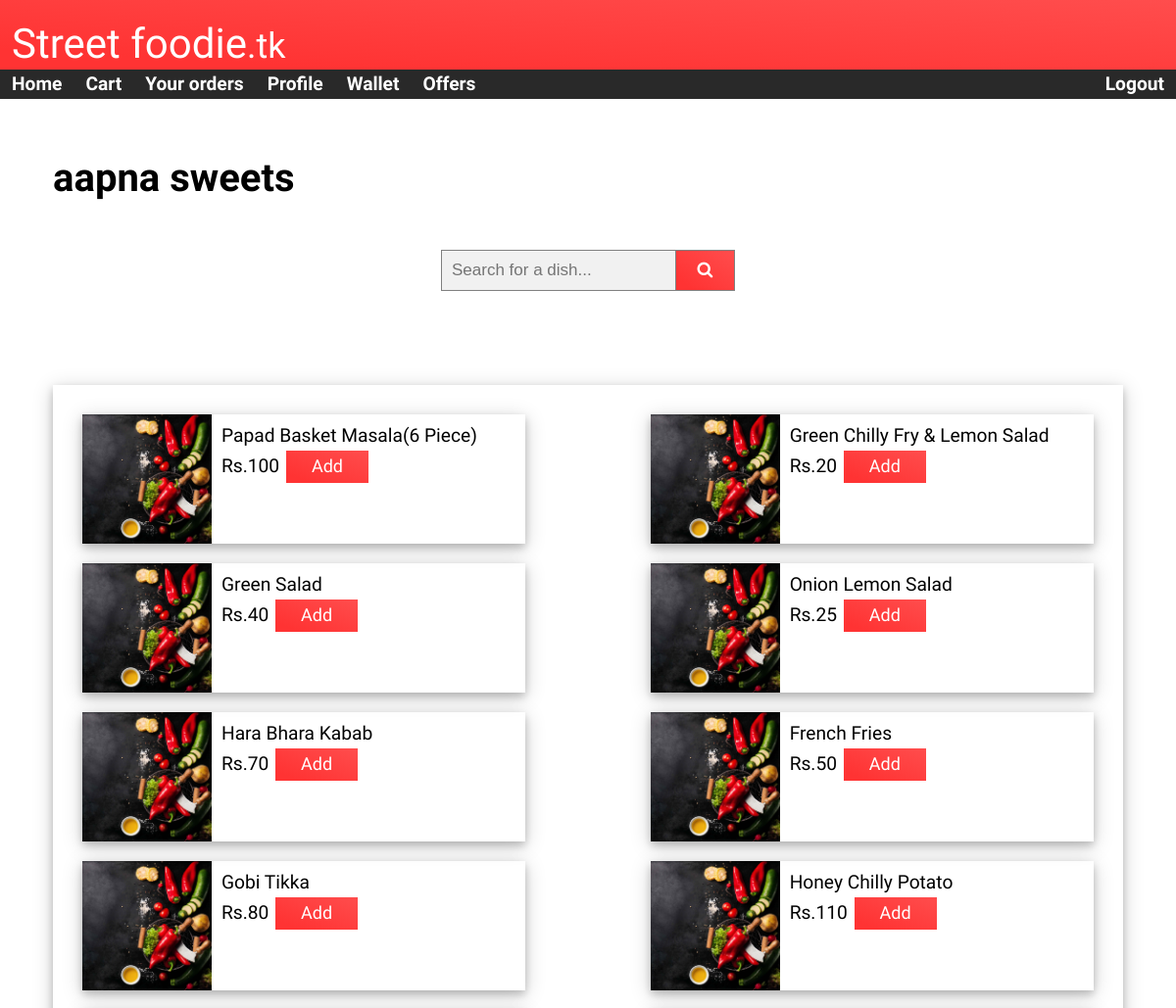
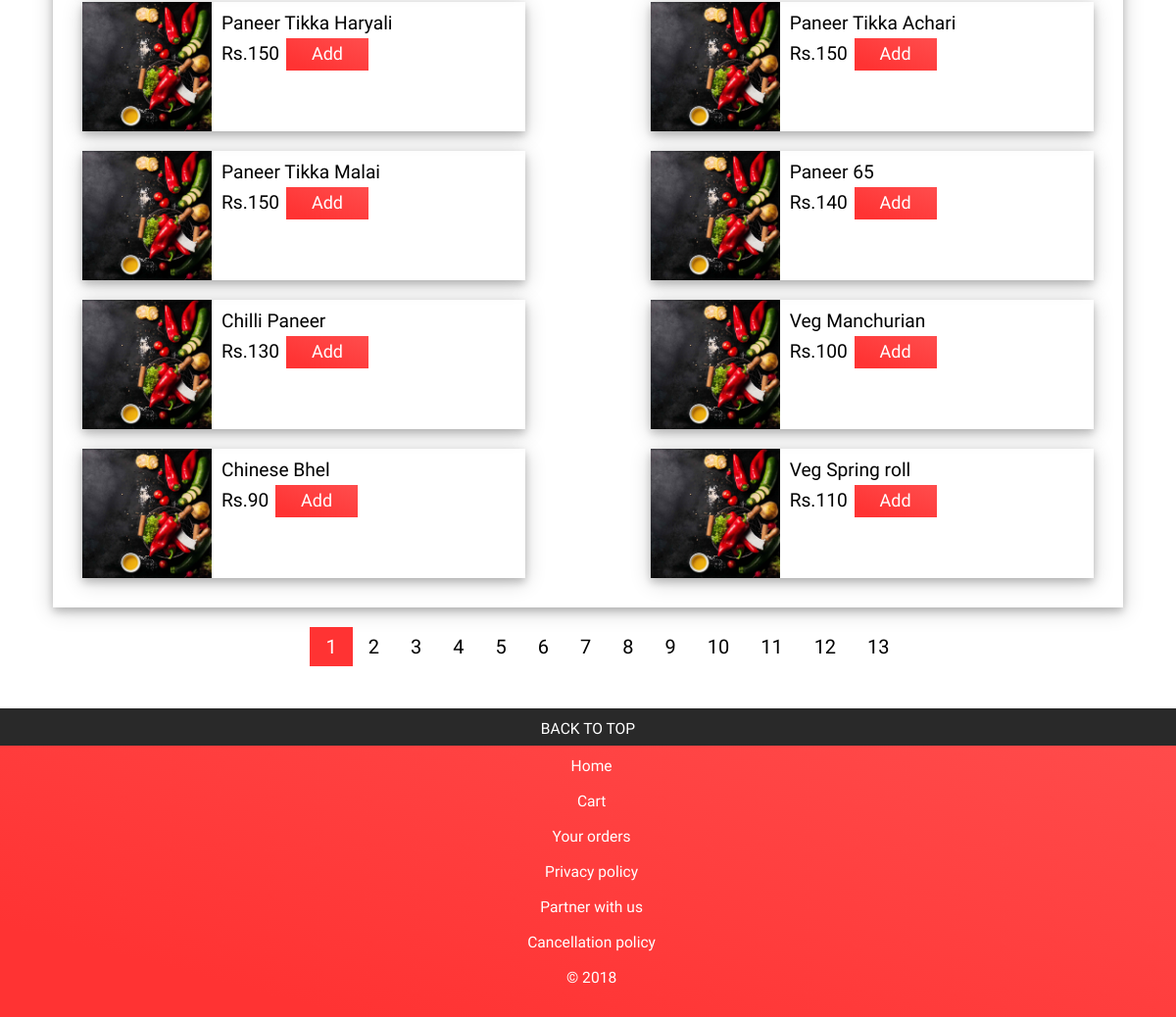
Screenshot of /restaurant.php (signed in) with the database file from the repository (2 pictures, top to bottom).
### tables this page shows
CREATE TABLE `dish` (
  `dish_id` int(50) NOT NULL,
  `dish_name` varchar(100) NOT NULL,
  `res_id` int(50) NOT NULL,
  `price` int(50) NOT NULL
);

### restaurant.php (the view, shortened to what this page needs)
<!DOCTYPE html>
<html lang=en>
    <head>
        <link rel="stylesheet" href="https://cdnjs.cloudflare.com/ajax/libs/font-awesome/4.7.0/css/font-awesome.min.css">
        <link rel="stylesheet" href="main.css">
        <link rel="stylesheet" href="page.css">
    </head>
    <body>
        <div class="header">
            <div>Street foodie<small>.tk</small></div>
        </div>
        <div class="topnav">
            <a href="home.php" class="hide-low">Home</a>
            <a href="cart.php" class="hide-low">Cart</a>
            <a href="your_orders.php" class="hide-low">Your orders</a>
            <a href="profile.php" class="hide-low">Profile</a>
            <a href="wallet.php" class="hide-low">Wallet</a>
            <a href="offer.php" class="hide-low">Offers</a>
            <a href="logout.php" style="float:right" class="hide-low">Logout</a>
        </div>
        <div class="row">
            <div class="content">
                <?php
                $res_name = $_SESSION['all["res_name"]'];
                $res_id = $_SESSION['all["res_id"]'];
                echo '<h1>' . $res_name . '</h1><br/>';
                ?>
                <form class="example" action="" style="margin:auto;max-width:300px;">
                    <input type="text" placeholder="Search for a dish..." onkeyup="showsearch(this.value)">
                    <button type="submit"><i class="fa fa-search"></i></button>
                </form><br/><br/>
                <br/><h1 id="demo3" style="display:none;font-family:Abel;text-align:center;">#See more dishes...</h1><br/>
                <div class="flex-container">
                    <?php
                    include("connect.php");
                    $sql = 'select * from dish where res_id="' . $res_id . '"';
                    $result = mysqli_query($con, $sql);
                    while ($row = mysqli_fetch_array($result)) {
                        $dish_name = $row['dish_name'];
                        $dish_id = $row['dish_id'];
                        $price = $row['price'];
                        echo '<div class="line-content">';
                        echo '<div class="icon_image" style="background-image:url(\'images/final.jpg\');"></div>';
                        echo '<div class="body_image">' . $dish_name . '<br/>Rs.' . $price . '  <div class="add_button"><a href="dish1.php?dish_name=' . $dish_name . '&price=' . $price . '&res_id='.$res_id.'&dish_id='.$dish_id.'&res_name='.$res_name.'">Add</a></div></div>';
                        echo '</div>';
                    }
                    ?>
                </div>
                <ul id="pagin"></ul>
            </div>
        </div>
        <div class="footer">
            <div class="back_to_top"><a href=#>BACK TO TOP</a></div>
            <br/>
            <a href="home.php">Home</a></br>
            <a href="cart.php">Cart</a><br/>
            <a href="your_orders.php">Your orders</a><br/>
            <a href="privacyPolicy.php">Privacy policy</a><br/>
            <a href="partner.php">Partner with us</a><br/>
            <a href="cancellation.php">Cancellation policy</a><br/>
            &copy; 2018<?php  ?><br/>
        </div>
    </body>
</html>

### main.css (style rules this page uses)
* { box-sizing:border-box; }
body { margin:0; font-family:Abel; }
.header { font-size:3.5vw; margin:0; padding:1.7vw 0 0.1vw 1vw; text-align:left; background:linear-gradient(to top right, #ff3333 15%, #ff4d4d 100%); color:White; font-family:'Acme'; border:0; }
.header small { font-size:3vw; }
.topnav { overflow:hidden; background-color:#292929; position: -webkit-sticky; position: sticky; top: 0; z-index:99; }
.topnav a { float: left; display: block; color: #fff; text-align: center; padding: 0.3vw 1vw; text-decoration: none; font-family:Abel; font-size:1.6vw; font-weight: bold; }
.footer { position:relative; margin:0; padding:2.6vw 0 2.6vw 0.6vw; text-align:center; background: linear-gradient(to top right, #ff3333 15%, #ff4d4d 100%); color:White; font-family:'Acme'; border:0; font-size:1.3vw; }
.footer a { color:white; text-decoration:none; display:block; }
.back_to_top { position:absolute; width:100%; padding:1vw 0 0.6vw 0; margin:0; top:0; left:0; background-color:#292929; font-family:Abel; }
.back_to_top a { text-decoration:none; color:#fff; }
.content { left:20px; width:99%; margin:auto; margin-top: 1vw; padding:1.5vw 4vw; font-size:20px; }
.content a { text-decoration:none; color:black; }
.row:after ,form.example::after { content: ""; display: table; clear: both; }
form.example input[type=text] { padding: 10px; font-size: 17px; border: 1px solid grey; float: left; width: 80%; background: #f1f1f1; }
form.example button { float: left; width: 20%; padding: 10px; background: linear-gradient(to top right, #ff3333 15%, #ff4d4d 100%); color: white; font-size: 17px; border: 1px solid grey; border-left: none; cursor: pointer; }
.flex-container { display: flex; flex-wrap:wrap; box-shadow: 0 4px 8px 0 rgba(0, 0, 0, 0.2), 0 4px 20px 0 rgba(0, 0, 0, 0.19); justify-content:space-between; padding:20px; font-family:Abel; }
.flex-container > div { position: relative; padding:0; margin:10px; height:11vw; border:none; box-shadow: 0 4px 8px 0 rgba(0, 0, 0, 0.2), 0 4px 20px 0 rgba(0, 0, 0, 0.19); width:43%; }
.icon_image { width: 11vw; height:11vw; background-repeat: no-repeat; background-size: cover; z-index:98; }
.body_image { position:absolute; top:0; left:11vw; padding:10px; font-size: 1.6vw; word-break: break-all; }
.add_button { background: linear-gradient(to top right, #ff3333 15%, #ff4d4d 100%); border:none; padding:0.4vw 1vw; text-align:center; text-decoration:none; display:inline-block; font-size:1.5vw; margin:4px 2px; cursor:pointer; -webkit-transition-duration: 0.2s; transition-duration: 0.2s; width:7vw; height:2.7vw; font-family: 'Abel'; z-index:98; }
.add_button > a { color:#fff; }

### page.css (style rules this page uses)
#pagin { text-align: center; }

### rows the page displays
dish: dish_name "Papad Basket Masala(6 Piece)", price "100"
dish: dish_name "Green Chilly Fry & Lemon Salad", price "20"
dish: dish_name "Green Salad", price "40"
dish: dish_name "Onion Lemon Salad", price "25"
dish: dish_name "Hara Bhara Kabab", price "70"
dish: dish_name "French Fries", price "50"
dish: dish_name "Gobi Tikka", price "80"
dish: dish_name "Honey Chilly Potato", price "110"
dish: dish_name "Paneer Tikka Haryali", price "150"
dish: dish_name "Paneer Tikka Achari", price "150"
dish: dish_name "Paneer Tikka Malai", price "150"
dish: dish_name "Paneer 65", price "140"
dish: dish_name "Chilli Paneer", price "130"
dish: dish_name "Veg Manchurian", price "100"
dish: dish_name "Chinese Bhel", price "90"
dish: dish_name "Veg Spring roll", price "110"

### other values shown
$res_name "aapna sweets"
